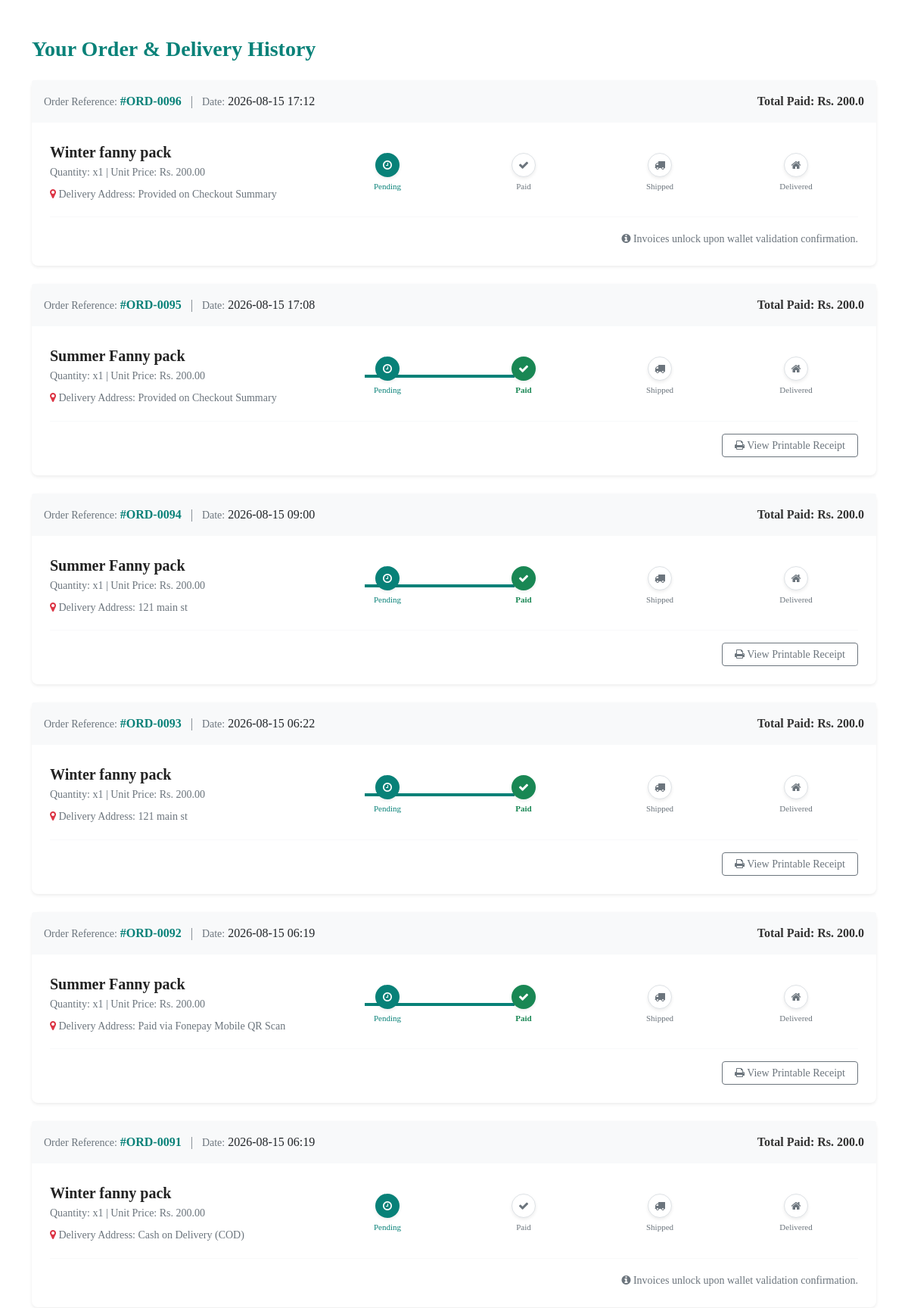
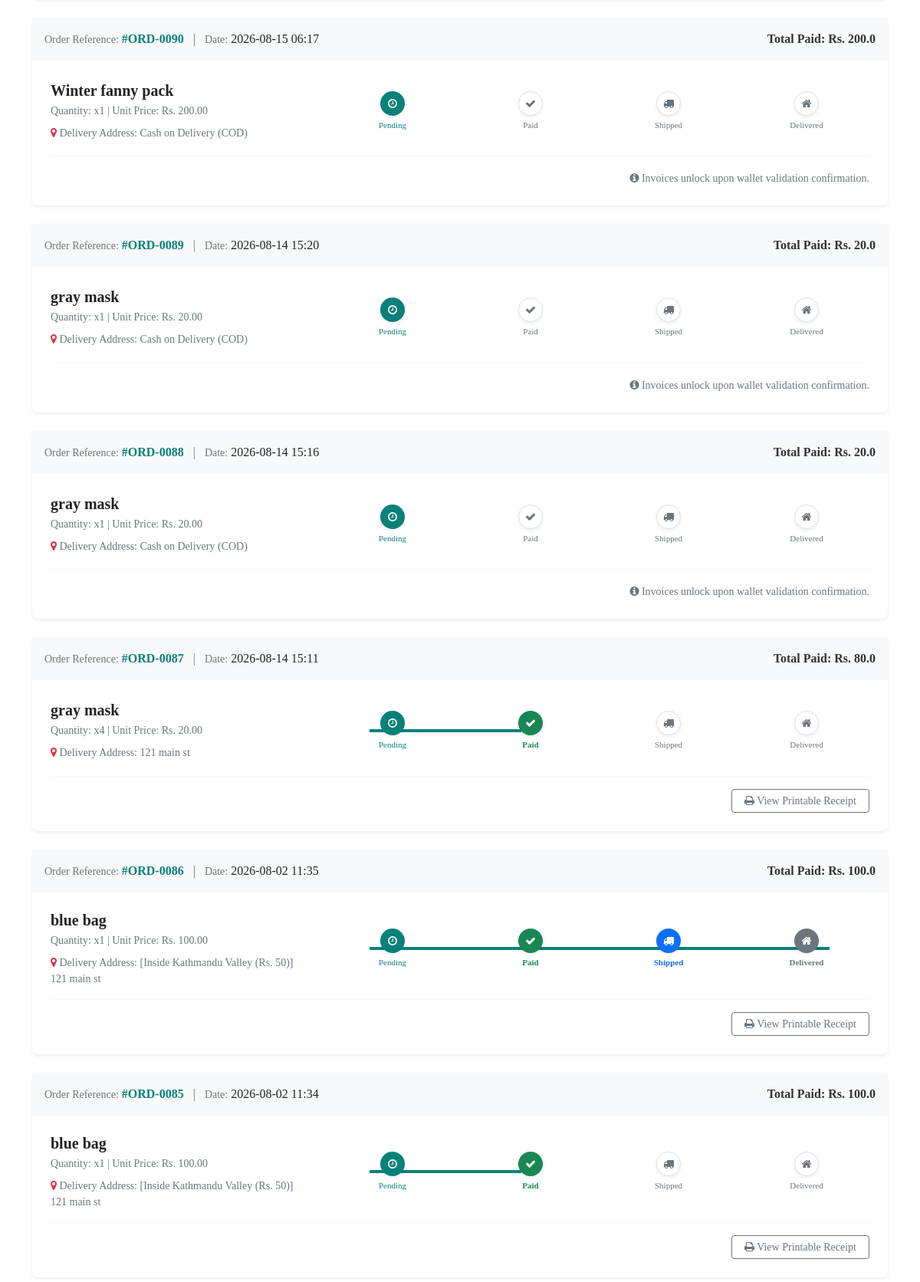
Screenshot of /orders/ (signed in, upper part) with the database file from the repository (2 pictures, top to bottom).
### home/models.py (models this page shows, shortened)
class Order(models.Model):
    user = models.ForeignKey(User, on_delete=models.CASCADE, related_name='orders', null=True, blank=True)
    product = models.ForeignKey(Product, on_delete=models.CASCADE)
    quantity = models.PositiveIntegerField(default=1)
    address = models.CharField(max_length=255, default='', blank=True)
    phone = models.CharField(max_length=20, default='', blank=True)
    date = models.DateTimeField(auto_now_add=True)
    STATUS_CHOICES = [
        ('Pending', 'Pending'),
        ('Paid', 'Paid'),
        ('Shipped', 'Shipped'),
        ('Delivered', 'Delivered'),
    ]
    status = models.CharField(max_length=20, choices=STATUS_CHOICES, default='Pending')
    price_at_purchase = models.DecimalField(max_digits=10, decimal_places=2, default=0.00)
    fonepay_txn_id = models.CharField(max_length=50, default='', blank=True, null=True)
    payment_screenshot = models.ImageField(upload_to='payment_proofs/', blank=True, null=True)
    @property
    def total_cost(self):
        return round(float(self.price_at_purchase) * self.quantity, 2)

class Product(models.Model):
    name = models.CharField(max_length=50)
    price = models.DecimalField(default=0, decimal_places=2, max_digits=7)
    category = models.ForeignKey(Category, on_delete=models.CASCADE, default=1)
    description = models.CharField(max_length=250, default='', blank=True, null=True)
    image = models.ImageField(upload_to='uploads/product/')
    stock_quantity = models.IntegerField(default=10, help_text="Available stock items count")
    is_sale = models.BooleanField(default=False)
    sale_price = models.DecimalField(default=0, decimal_places=2, max_digits=7)

### home/views.py (the view)
# urls.py: path('orders/', views.order_history, name='order_history'), # FIX 2: Removed duplicate lower copy entry
@login_required
def order_history(request):
    user_orders = Order.objects.filter(user=request.user).order_by('-date')
    return render(request, "order_history.html", {"orders": user_orders})

### cart/context_processor.py (called while the page is built)
def cart(request):
    return {'cart': Cart(request)}

### home/templates/order_history.html
{% extends 'base.html' %}
{% block content %}
<div class="container my-5">
    <h3 class="mb-4" style="color: #088178; font-weight: 700;">Your Order & Delivery History</h3>
    {% if orders %}
        {% for order in orders %}
        <div class="card shadow-sm mb-4 border-0" style="border-radius: 8px; background: #fff;">
            <div class="card-header border-0 p-3 d-flex justify-content-between align-items-center" style="background-color: #f8f9fa;">
                <div>
                    <span class="text-muted small">Order Reference:</span> <strong style="color: #088178;">#ORD-00{{ order.id }}</strong>
                    <span class="mx-2 text-muted">|</span>
                    <span class="text-muted small">Date:</span> <span class="fw-semibold">{{ order.date|date:"Y-m-d H:i" }}</span>
                </div>
                <div class="fw-bold" style="color: #333;">Total Paid: Rs. {{ order.total_cost }}</div>
            </div>
            <div class="card-body p-4">
                <div class="row align-items-center">
                    <div class="col-md-4 mb-3 mb-md-0">
                        <h5 class="mb-1" style="font-weight: 600; color: #222;">{{ order.product.name }}</h5>
                        <p class="text-muted small mb-2">Quantity: x{{ order.quantity }} | Unit Price: Rs. {{ order.price_at_purchase }}</p>
                        <p class="text-muted small mb-0"><i class="fa fa-map-marker text-danger" aria-hidden="true"></i> Delivery Address: {{ order.address }}</p>
                    </div>
                    <div class="col-md-8">
                        <div class="position-relative d-flex justify-content-between align-items-center my-3" style="max-width: 600px; margin: 0 auto;">
                            <div class="position-absolute start-0 end-0 top-50 translate-y-50 bg-secondary-subtle" style="height: 4px; z-index: 1; transform: translateY(-50%);"></div>
                            <div class="position-absolute start-0 top-50 translate-y-50" style="height: 4px; z-index: 2; transform: translateY(-50%); background-color: #088178; width: {% if order.status == 'Pending' %}0%{% elif order.status == 'Paid' %}33%{% elif order.status == 'Shipped' %}66%{% elif order.status == 'Delivered' %}100%{% endif %}; transition: width 0.4s ease;"></div>
                            <div class="text-center position-relative" style="z-index: 3; width: 60px;">
                                <div class="rounded-circle d-flex align-items-center justify-content-center mx-auto mb-1 text-white shadow-sm" style="width: 32px; height: 32px; background-color: #088178;">
                                    <i class="fa fa-clock-o small" aria-hidden="true"></i>
                                </div>
                                <span class="small d-block text-truncate fw-semibold" style="font-size: 11px; color: #088178;">Pending</span>
                            </div>
                            <div class="text-center position-relative" style="z-index: 3; width: 60px;">
                                <div class="rounded-circle d-flex align-items-center justify-content-center mx-auto mb-1 shadow-sm {% if order.status == 'Paid' or order.status == 'Shipped' or order.status == 'Delivered' %}bg-success text-white{% else %}bg-white border border-secondary-subtle text-muted{% endif %}" style="width: 32px; height: 32px; background-color: {% if order.status == 'Paid' or order.status == 'Shipped' or order.status == 'Delivered' %}#088178{% endif %};">
                                    <i class="fa fa-check small" aria-hidden="true"></i>
                                </div>
                                <span class="small d-block text-truncate {% if order.status == 'Paid' or order.status == 'Shipped' or order.status == 'Delivered' %}fw-bold text-success{% else %}text-muted{% endif %}" style="font-size: 11px;">Paid</span>
                            </div>
                            <div class="text-center position-relative" style="z-index: 3; width: 60px;">
                                <div class="rounded-circle d-flex align-items-center justify-content-center mx-auto mb-1 shadow-sm {% if order.status == 'Shipped' or order.status == 'Delivered' %}bg-primary text-white{% else %}bg-white border border-secondary-subtle text-muted{% endif %}" style="width: 32px; height: 32px; background-color: {% if order.status == 'Shipped' or order.status == 'Delivered' %}#0d6efd{% endif %};">
                                    <i class="fa fa-truck small" aria-hidden="true"></i>
                                </div>
                                <span class="small d-block text-truncate {% if order.status == 'Shipped' or order.status == 'Delivered' %}fw-bold text-primary{% else %}text-muted{% endif %}" style="font-size: 11px;">Shipped</span>
                            </div>
                            <div class="text-center position-relative" style="z-index: 3; width: 60px;">
                                <div class="rounded-circle d-flex align-items-center justify-content-center mx-auto mb-1 shadow-sm {% if order.status == 'Delivered' %}bg-secondary text-white{% else %}bg-white border border-secondary-subtle text-muted{% endif %}" style="width: 32px; height: 32px; background-color: {% if order.status == 'Delivered' %}#6c757d{% endif %};">
                                    <i class="fa fa-home small" aria-hidden="true"></i>
                                </div>
                                <span class="small d-block text-truncate {% if order.status == 'Delivered' %}fw-bold text-secondary{% else %}text-muted{% endif %}" style="font-size: 11px;">Delivered</span>
                            </div>
                        </div>
                    </div>
                </div>
                <div class="text-end mt-3 border-top pt-3 border-light">
                    {% if order.status != 'Pending' %}
                        <a href="{% url 'print_invoice' order.id %}" target="_blank" class="btn btn-sm btn-outline-secondary px-3" style="border-radius: 4px; font-weight: 500;">
                            <i class="fa fa-print" aria-hidden="true"></i> View Printable Receipt
                        </a>
                    {% else %}
                        <span class="text-muted small"><i class="fa fa-info-circle" aria-hidden="true"></i> Invoices unlock upon wallet validation confirmation.</span>
                    {% endif %}
                </div>
            </div>
        </div>
        {% endfor %}
    {% else %}
        <div class="text-center py-5 border rounded bg-light">
            <h5>You haven't placed any orders yet.</h5>
            <a href="{% url 'category_summary' %}" class="btn btn-primary mt-3" style="background: #f30000; border: none; font-weight: 600;">Explore Store Items</a>
        </div>
    {% endif %}
</div>
{% endblock %}

### static/Electronic.css (style rules this page uses)
html, body { overflow-x: hidden; max-width: 100%; margin: 0; padding: 0; }
* { margin: 0; padding: 0; box-sizing: border-box; font-family: 'Pacifico', cursive; }
p { font-size: 16px; color: #465b52; margin: 15px 6 20px 0; }
body { width: 100% }

### rows the page displays
Order: id "96", date "2026-08-15 17:12", total_cost "200.0", product.name "Winter fanny pack", quantity "1", price_at_purchase "200.00", address "Provided on Checkout Summary", status "Pending" (drawn), shows "Invoices unlock upon wallet validation confirmation."
Order: id "95", date "2026-08-15 17:08", total_cost "200.0", product.name "Summer Fanny pack", quantity "1", price_at_purchase "200.00", address "Provided on Checkout Summary", status "Paid" (drawn)
Order: id "94", date "2026-08-15 09:00", total_cost "200.0", product.name "Summer Fanny pack", quantity "1", price_at_purchase "200.00", address "121 main st", status "Paid" (drawn)
Order: id "93", date "2026-08-15 06:22", total_cost "200.0", product.name "Winter fanny pack", quantity "1", price_at_purchase "200.00", address "121 main st", status "Paid" (drawn)
Order: id "92", date "2026-08-15 06:19", total_cost "200.0", product.name "Summer Fanny pack", quantity "1", price_at_purchase "200.00", address "Paid via Fonepay Mobile QR Scan", status "Paid" (drawn)
Order: id "91", date "2026-08-15 06:19", total_cost "200.0", product.name "Winter fanny pack", quantity "1", price_at_purchase "200.00", address "Cash on Delivery (COD)", status "Pending" (drawn), shows "Invoices unlock upon wallet validation confirmation."
Order: id "90", date "2026-08-15 06:17", total_cost "200.0", product.name "Winter fanny pack", quantity "1", price_at_purchase "200.00", address "Cash on Delivery (COD)", status "Pending" (drawn), shows "Invoices unlock upon wallet validation confirmation."
Order: id "89", date "2026-08-14 15:20", total_cost "20.0", product.name "gray mask", quantity "1", price_at_purchase "20.00", address "Cash on Delivery (COD)", status "Pending" (drawn), shows "Invoices unlock upon wallet validation confirmation."
Order: id "88", date "2026-08-14 15:16", total_cost "20.0", product.name "gray mask", quantity "1", price_at_purchase "20.00", address "Cash on Delivery (COD)", status "Pending" (drawn), shows "Invoices unlock upon wallet validation confirmation."
Order: id "87", date "2026-08-14 15:11", total_cost "80.0", product.name "gray mask", quantity "4", price_at_purchase "20.00", address "121 main st", status "Paid" (drawn)
Order: id "86", date "2026-08-02 11:35", total_cost "100.0", product.name "blue bag", quantity "1", price_at_purchase "100.00", address "[Inside Kathmandu Valley (Rs. 50)] 121 main st", status "Delivered" (drawn)
Order: id "85", date "2026-08-02 11:34", total_cost "100.0", product.name "blue bag", quantity "1", price_at_purchase "100.00", address "[Inside Kathmandu Valley (Rs. 50)] 121 main st", status "Paid" (drawn)
